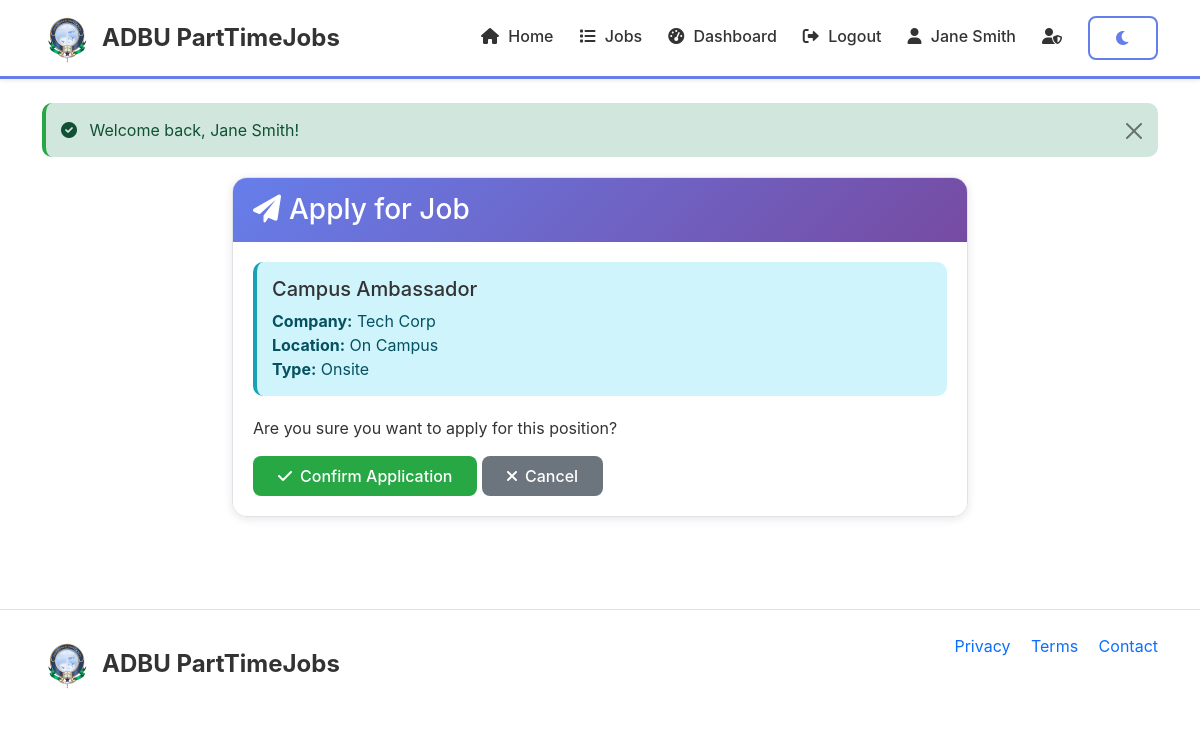
/pages/apply-job.php?id=3 (signed in), run on the app's committed database.
### tables this page shows
CREATE TABLE jobs (
    id INT AUTO_INCREMENT PRIMARY KEY,
    employer_id INT NOT NULL,
    title VARCHAR(200) NOT NULL,
    company VARCHAR(100),
    description TEXT,
    requirements TEXT,
    location VARCHAR(100),
    salary VARCHAR(50),
    job_type ENUM('remote', 'hybrid', 'onsite') DEFAULT 'onsite',
    category VARCHAR(50),
    posted_at TIMESTAMP DEFAULT CURRENT_TIMESTAMP,
    deadline DATE,
    status ENUM('active', 'closed') DEFAULT 'active',
    FOREIGN KEY (employer_id) REFERENCES users(id) ON DELETE CASCADE
);

### pages/apply-job.php (the view, shortened to what this page needs)
<?php
require_once '../includes/header.php';
$job_id = isset($_GET['id']) ? (int)$_GET['id'] : 0;
$stmt = $conn->prepare("SELECT j.*, u.full_name as employer_name FROM jobs j JOIN users u ON j.employer_id = u.id WHERE j.id = ?");
$stmt->execute([$job_id]);
$job = $stmt->fetch();
?>
<div class="container">
    <div class="row justify-content-center">
        <div class="col-md-8">
            <div class="card">
                <div class="card-header">
                    <h3 class="mb-0"><i class="fas fa-paper-plane me-2"></i>Apply for Job</h3>
                </div>
                <div class="card-body">
                    <div class="alert alert-info">
                        <h5><?php echo htmlspecialchars($job['title']); ?></h5>
                        <p class="mb-0">
                            <strong>Company:</strong> <?php echo htmlspecialchars($job['company']); ?><br>
                            <strong>Location:</strong> <?php echo htmlspecialchars($job['location']); ?><br>
                            <strong>Type:</strong> <?php echo ucfirst($job['job_type']); ?>
                        </p>
                    </div>
                    <form method="POST">
                        <p>Are you sure you want to apply for this position?</p>
                        <button type="submit"  class="btn btn-success">
                            <i class="fas fa-check me-2" href="job-details.php?id=<?php echo $job['id']; ?>"></i>Confirm Application
                        </button>
                        <a href="job-details.php?id=<?php echo $job['id']; ?>" class="btn btn-secondary">
                            <i class="fas fa-times me-2"></i>Cancel
                        </a>
                    </form>
                </div>
            </div>
        </div>
    </div>
</div>
<?php require_once '../includes/footer.php'; ?>

### assets/css/style.css (style rules this page uses)
.light-mode { --bg-primary: #ffffff; --bg-secondary: #f8f9fa; --text-primary: #333333; --text-secondary: #6c757d; --card-bg: #ffffff; --border-color: #dee2e6; --input-bg: #ffffff; --input-text: #333333; --navbar-bg: #ffffff; --footer-bg: #f8f9fa; --link-color: #0d6efd; --link-hover: #0b5ed7; --hover-bg: #e9ecef; --shadow: 0 2px 10px rgba(0,0,0,0.1); --primary-gradient: linear-gradient(135deg, #667eea 0%, #764ba2 100%); --success-bg: #d1e7dd; --success-text: #0f5132; --danger-bg: #f8d7da; --danger-text: #842029; --warning-bg: #fff3cd; --warning-text: #856404; --info-bg: #cff4fc; --info-text: #055160; --header-text: #333333; --footer-text: #333333; }
* { margin: 0; padding: 0; box-sizing: border-box; transition: background-color 0.3s ease, color 0.3s ease, border-color 0.3s ease, box-shadow 0.3s ease; }
body { font-family: -apple-system, BlinkMacSystemFont, 'Segoe UI', Roboto, 'Helvetica Neue', Arial, sans-serif; background-color: var(--bg-primary); color: var(--text-primary); min-height: 100vh; display: flex; flex-direction: column; transition: all 0.3s ease; }
.container { flex: 1; }
h1, h2, h3, h4, h5, h6 { color: var(--header-text) !important; }
a { color: var(--link-color); text-decoration: none; transition: color 0.3s ease; }
.card { background-color: var(--card-bg); border: 1px solid var(--border-color); border-radius: 15px; box-shadow: var(--shadow); margin-bottom: 20px; transition: all 0.3s ease; overflow: hidden; }
.card-header { background: var(--primary-gradient); color: white !important; border-bottom: none; padding: 15px 20px; font-weight: 600; }
.card-header h4, .card-header h5, .card-header h3 { color: white !important; margin: 0; }
.card-header i { margin-right: 8px; color: white; }
.card-body { background-color: var(--card-bg); color: var(--text-primary); padding: 20px; }
.btn { padding: 8px 25px; border-radius: 8px; font-weight: 500; transition: all 0.3s ease; border: none; }
.btn-success { background: #28a745; color: white; }
.alert { border-radius: 10px; padding: 15px; margin-bottom: 20px; border: none; animation: slideDown 0.3s ease; }
.alert-info { background-color: var(--info-bg); color: var(--info-text); border-left: 4px solid #17a2b8; }

### includes/header.php (style rules this page uses)
body { visibility: hidden; opacity: 0; transition: opacity 0.2s ease; }
body.theme-ready { visibility: visible; opacity: 1; }

### data on the page
jobs: title "Campus Ambassador", company "Tech Corp", location "On Campus", job_type "Onsite"

### other printed values
$_SESSION['full_name'] "Jane Smith"
$_SESSION['success'] "Welcome back, Jane Smith!"
